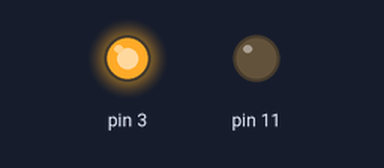
A sketch run on a simulated Arduino Uno, built with avr-gcc and run on an emulated ATmega328P. On the bench: output pins drawn as LEDs (lit = HIGH).

Above: at 0.1 s.
Timing chart, 0 to 1.6 s (numbered marks = the images above):
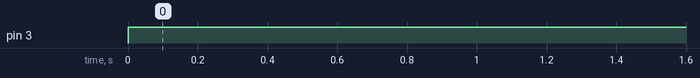

Measured:
- by itself, pin 3: LOW → HIGH at 0.00 s

The sketch:

Task-2.ino
```cpp
//coded by FEYONA ABRAHAM
//


//for fast PWM we are selecting pin 3 and 11(timer 2)

void setup() {
  // initialize digital pin 3 as an output.
  pinMode(3, OUTPUT);
  pinMode(11, OUTPUT);

  TCCR2A = _BV(COM2B1) | _BV(WGM21) | _BV(WGM20);  //set fast pwm mode
  TCCR2B = _BV(WGM22) | _BV(CS22);
  OCR2A = 180;
  OCR2B = 50;

  // Duty cycle of A is 50%
  // Duty cycle of B is 28.2 %
}

// the loop function runs over and over again forever
void loop() {
  digitalWrite(3, HIGH);   // turn the LED on (HIGH is the voltage level)
  TCCR2B = _BV(WGM22) | _BV(CS22);


}
```
